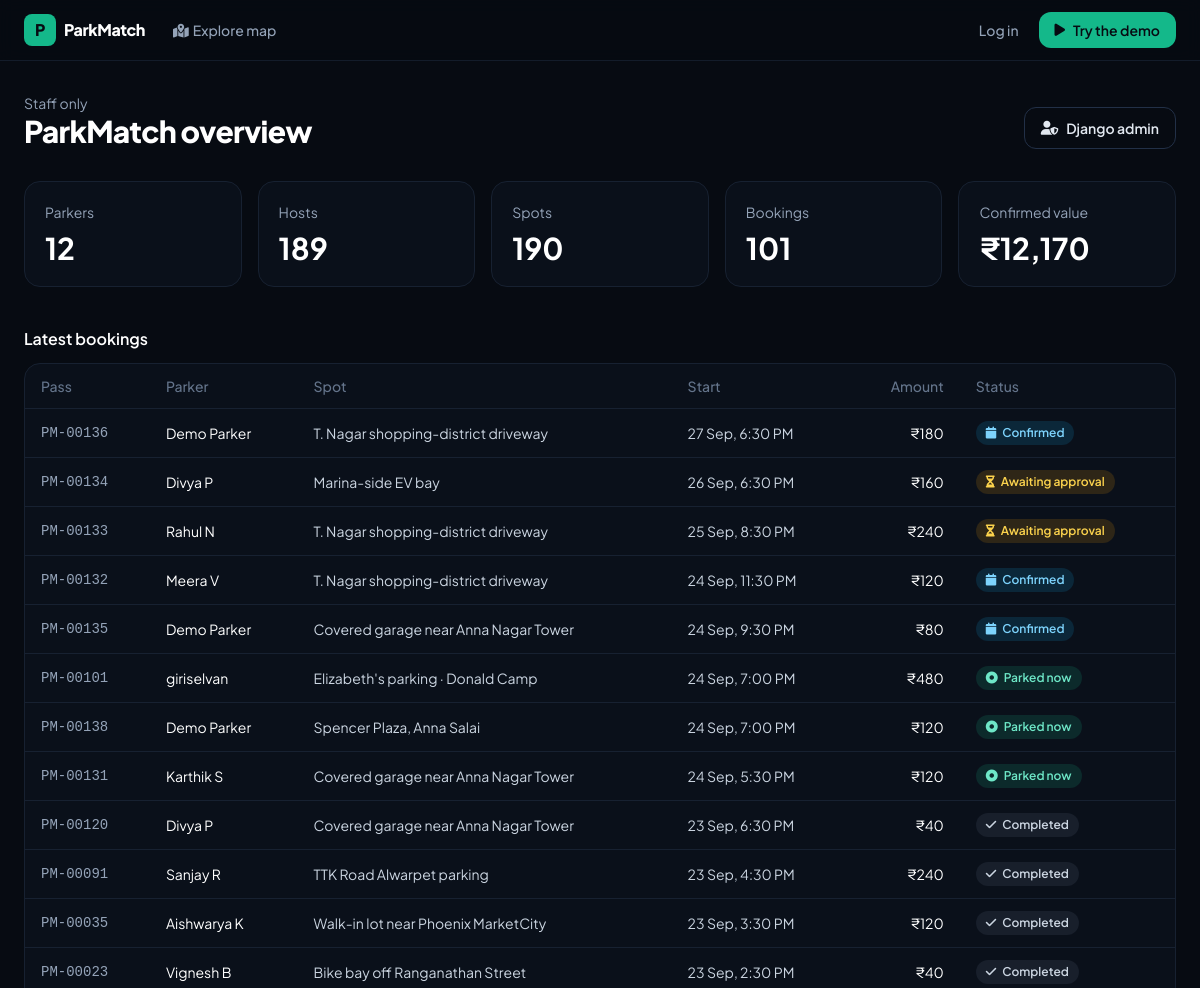
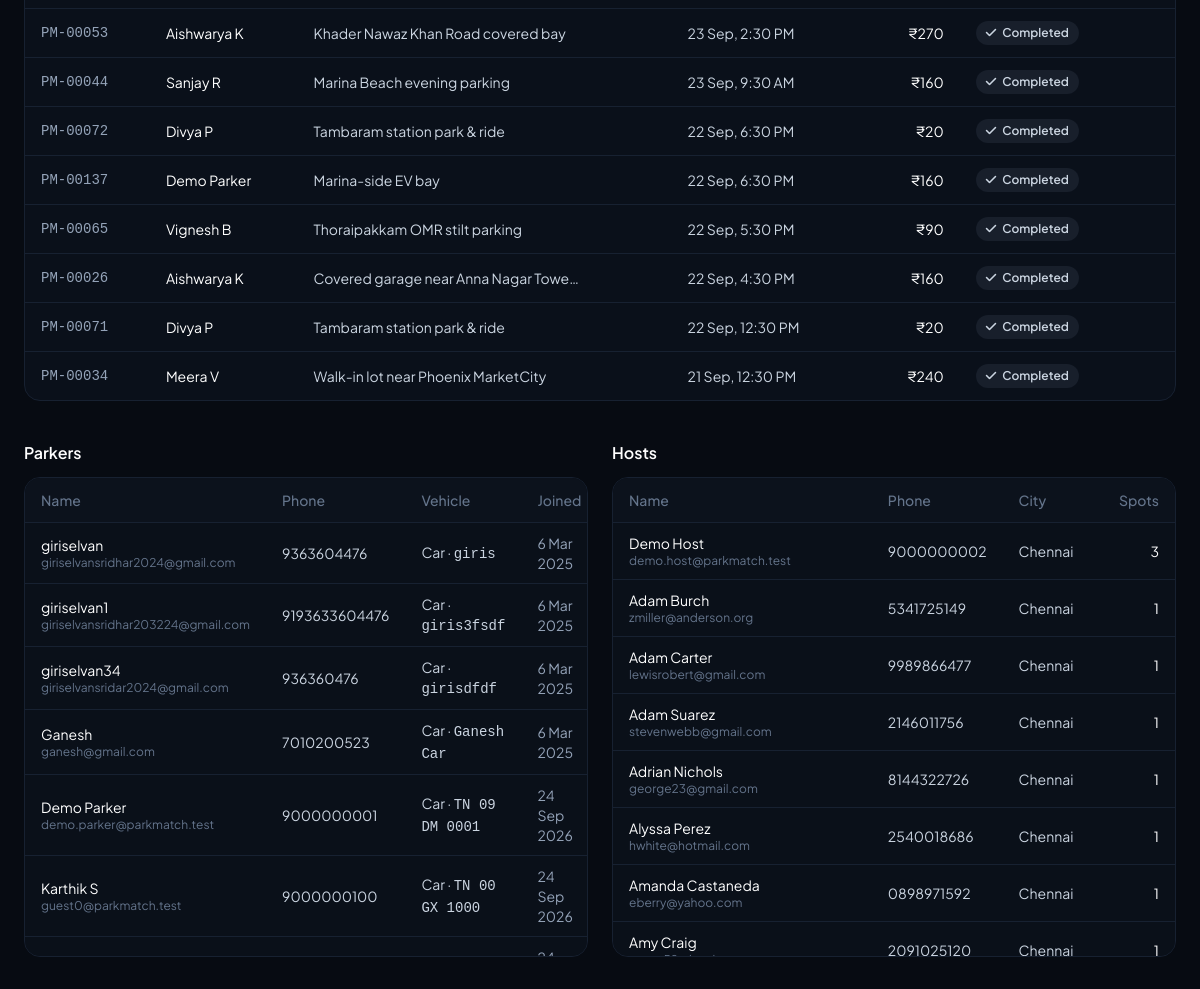
The page /overview/ (signed in) on the database its author committed (2 pictures, top to bottom).
### parker_main/models.py (models this page shows, shortened)
class Booking(models.Model):
    PENDING, CONFIRMED, REJECTED, CANCELLED = "pending", "confirmed", "rejected", "cancelled"
    STATUS_CHOICES = [
        (PENDING, "Awaiting approval"),
        (CONFIRMED, "Confirmed"),
        (REJECTED, "Declined"),
        (CANCELLED, "Cancelled"),
    ]
    parker = models.ForeignKey(Parker, on_delete=models.CASCADE, related_name="bookings")
    spot = models.ForeignKey(ParkingSpot, on_delete=models.CASCADE, related_name="bookings")
    start = models.DateTimeField()
    end = models.DateTimeField()
    vehicle_type = models.CharField(max_length=10, choices=Parker.VEHICLE_CHOICES)
    vehicle_number = models.CharField(max_length=20)
    total_price = models.DecimalField(max_digits=9, decimal_places=2)
    status = models.CharField(max_length=10, choices=STATUS_CHOICES, default=PENDING)
    created_at = models.DateTimeField(auto_now_add=True)
    class Meta:
        ordering = ["-start"]
    @property
    def code(self):
        return f"PM-{self.pk:05d}"
    @property
    def phase(self):
        if self.status != self.CONFIRMED:
            return self.status
        now = timezone.now()
        if now < self.start:
            return "upcoming"
        if now < self.end:
            return "active"
        return "completed"

class ParkingSpot(models.Model):
    landlord = models.ForeignKey(Landlord, on_delete=models.CASCADE, related_name="spots")
    title = models.CharField(max_length=120)
    description = models.TextField(blank=True)
    address = models.CharField(max_length=255)
    city = models.CharField(max_length=100, blank=True)
    latitude = models.FloatField()
    longitude = models.FloatField()
    photo = models.ImageField(upload_to="spot_photos/", null=True, blank=True)
    hourly_rate = models.DecimalField(max_digits=7, decimal_places=2, validators=[MinValueValidator(Decimal("1"))])
    capacity = models.PositiveSmallIntegerField(default=1, validators=[MinValueValidator(1), MaxValueValidator(500)])
    accepts_car = models.BooleanField(default=True)
    accepts_bike = models.BooleanField(default=True)
    is_covered = models.BooleanField("Covered", default=False)
    has_cctv = models.BooleanField("CCTV", default=False)
    has_ev_charging = models.BooleanField("EV charging", default=False)
    has_guard = models.BooleanField("Security guard", default=False)
    instant_book = models.BooleanField(default=False, help_text="Confirm bookings automatically, no approval needed.")
    is_active = models.BooleanField(default=True)
    created_at = models.DateTimeField(auto_now_add=True)
    class Meta:
        ordering = ["-created_at"]
    AMENITIES = [
        ("is_covered", "Covered", "fa-umbrella"),
        ("has_cctv", "CCTV", "fa-video"),
        ("has_ev_charging", "EV charging", "fa-charging-station"),
        ("has_guard", "Guarded", "fa-user-shield"),
    ]

### Authentication/models.py (models this page shows, shortened)
class PinMixin:
    """Stores the 4-digit PIN hashed, and upgrades any legacy plain-text PIN on login."""

class Parker(PinMixin, models.Model):
    VEHICLE_CHOICES = [('car', 'Car'), ('bike', 'Bike')]
    name = models.CharField(max_length=100)
    email = models.EmailField(unique=True)
    phone = models.CharField(max_length=15, unique=True)
    vehicle_type = models.CharField(max_length=10, choices=VEHICLE_CHOICES, default="car")
    vehicle_number = models.CharField(max_length=20, unique=True)
    pin = models.CharField(max_length=128)
    registered_at = models.DateTimeField(auto_now_add=True)

class Landlord(PinMixin, models.Model):
    name = models.CharField(max_length=255)
    email = models.EmailField(unique=True)
    phone = models.CharField(max_length=15, unique=True)
    pincode = models.CharField(max_length=10, blank=True, default="")
    address = models.TextField(blank=True, default="")
    area = models.CharField(max_length=255, blank=True, default="")
    landmark = models.CharField(max_length=255, blank=True, null=True)
    city = models.CharField(max_length=100, blank=True, default="")
    state = models.CharField(max_length=100, blank=True, default="")
    country = models.CharField(max_length=100, blank=True, default="India")
    pin = models.CharField(max_length=255)
    latitude = models.DecimalField(max_digits=12, decimal_places=10, null=True, blank=True)
    longitude = models.DecimalField(max_digits=13, decimal_places=10, null=True, blank=True)
    profile_image = models.ImageField(upload_to='landlord_images/', null=True, blank=True)
    joined_at = models.DateTimeField(auto_now_add=True, null=True)

### Authentication/views.py (the view)
# urls.py: path('overview/', views.dashboard_view, name='dashboard'),
@staff_member_required
def dashboard_view(request):
    return render(request, "dashboard.html", {
        "parkers": Parker.objects.all(),
        "landlords": Landlord.objects.annotate(spot_count=Count("spots")).order_by("-spot_count", "name"),
        "spot_count": ParkingSpot.objects.count(),
        "bookings": Booking.objects.select_related("parker", "spot")[:20],
        "booking_count": Booking.objects.count(),
        "revenue": Booking.objects.filter(status=Booking.CONFIRMED).aggregate(s=Sum("total_price"))["s"] or 0,
    })

### Authentication/auth.py (called while the page is built)
def current_user(request):
    if not hasattr(request, "_pm_user"):
        role = request.session.get("role")
        model = ROLES.get(role)
        user = model.objects.filter(pk=request.session.get("user_id")).first() if model else None
        request._pm_user = (role, user) if user else (None, None)
    return request._pm_user

def user_context(request):
    from django.conf import settings
    from .demo import is_demo
    role, user = current_user(request)
    return {
        "pm_role": role,
        "pm_user": user,
        "pm_is_demo": is_demo(user),
        "pm_demo_mode": settings.DEMO_MODE,
        "project_author": settings.PROJECT_AUTHOR,
        "project_repo_url": settings.PROJECT_REPO_URL,
    }

### Authentication/demo.py (called while the page is built)
def is_demo(user):
    return bool(user) and user.phone in DEMO_PHONES

### templates/dashboard.html (shortened to what this page needs)
{% extends "base.html" %}
{% load humanize %}
{% block content %}
<div class="mx-auto max-w-7xl px-4 py-8 sm:px-6">
  <div class="mb-8 flex flex-wrap items-end justify-between gap-4">
    <div>
      <p class="text-sm text-slate-400">Staff only</p>
      <h1 class="text-3xl font-extrabold tracking-tight text-white">ParkMatch overview</h1>
    </div>
    <a href="{% url 'admin:index' %}" class="btn-ghost"><i class="fa-solid fa-user-shield"></i> Django admin</a>
  </div>
  <div class="grid grid-cols-1 gap-4 sm:grid-cols-2 lg:grid-cols-5">
    <div class="card p-5"><p class="text-sm text-slate-400">Parkers</p><p class="mt-2 text-3xl font-bold text-white">{{ parkers|length }}</p></div>
    <div class="card p-5"><p class="text-sm text-slate-400">Hosts</p><p class="mt-2 text-3xl font-bold text-white">{{ landlords|length }}</p></div>
    <div class="card p-5"><p class="text-sm text-slate-400">Spots</p><p class="mt-2 text-3xl font-bold text-white">{{ spot_count }}</p></div>
    <div class="card p-5"><p class="text-sm text-slate-400">Bookings</p><p class="mt-2 text-3xl font-bold text-white">{{ booking_count }}</p></div>
    <div class="card p-5"><p class="text-sm text-slate-400">Confirmed value</p><p class="mt-2 text-3xl font-bold text-white">₹{{ revenue|floatformat:0|intcomma }}</p></div>
  </div>
  <h2 class="mb-3 mt-10 font-semibold text-white">Latest bookings</h2>
  <div class="card overflow-x-auto">
    <table class="w-full min-w-[640px] text-left text-sm">
      <thead class="border-b border-ink-800 text-slate-500"><tr><th class="px-4 py-3 font-medium">Pass</th><th class="px-4 py-3 font-medium">Parker</th><th class="px-4 py-3 font-medium">Spot</th><th class="px-4 py-3 font-medium">Start</th><th class="px-4 py-3 text-right font-medium">Amount</th><th class="px-4 py-3 font-medium">Status</th></tr></thead>
      <tbody class="divide-y divide-ink-800">
        {% for b in bookings %}
        <tr><td class="px-4 py-3 font-mono text-slate-400">{{ b.code }}</td><td class="px-4 py-3 text-white">{{ b.parker.name }}</td><td class="px-4 py-3 text-slate-300">{{ b.spot.title|truncatechars:36 }}</td><td class="px-4 py-3 text-slate-300">{{ b.start|date:"j M, g:i A" }}</td><td class="px-4 py-3 text-right text-white">₹{{ b.total_price|floatformat:0 }}</td><td class="px-4 py-3">{% include "partials/status_badge.html" with booking=b %}</td></tr>
        {% empty %}<tr><td colspan="6" class="px-4 py-8 text-center text-slate-500">No bookings yet.</td></tr>{% endfor %}
      </tbody>
    </table>
  </div>
  <div class="mt-10 grid grid-cols-1 gap-6 lg:grid-cols-2">
    <div>
      <h2 class="mb-3 font-semibold text-white">Parkers</h2>
      <div class="card max-h-[480px] overflow-auto">
        <table class="w-full text-left text-sm">
          <thead class="sticky top-0 border-b border-ink-800 bg-ink-900 text-slate-500"><tr><th class="px-4 py-3 font-medium">Name</th><th class="px-4 py-3 font-medium">Phone</th><th class="px-4 py-3 font-medium">Vehicle</th><th class="px-4 py-3 font-medium">Joined</th></tr></thead>
          <tbody class="divide-y divide-ink-800">{% for p in parkers %}<tr><td class="px-4 py-2.5 text-white">{{ p.name }}<p class="text-xs text-slate-500">{{ p.email }}</p></td><td class="px-4 py-2.5 text-slate-300">{{ p.phone }}</td><td class="px-4 py-2.5 text-slate-300">{{ p.get_vehicle_type_display }} · <span class="font-mono">{{ p.vehicle_number }}</span></td><td class="px-4 py-2.5 text-slate-400">{{ p.registered_at|date:"j M Y" }}</td></tr>{% empty %}<tr><td colspan="4" class="px-4 py-8 text-center text-slate-500">No parkers yet.</td></tr>{% endfor %}</tbody>
        </table>
      </div>
    </div>
    <div>
      <h2 class="mb-3 font-semibold text-white">Hosts</h2>
      <div class="card max-h-[480px] overflow-auto">
        <table class="w-full text-left text-sm">
          <thead class="sticky top-0 border-b border-ink-800 bg-ink-900 text-slate-500"><tr><th class="px-4 py-3 font-medium">Name</th><th class="px-4 py-3 font-medium">Phone</th><th class="px-4 py-3 font-medium">City</th><th class="px-4 py-3 text-right font-medium">Spots</th></tr></thead>
          <tbody class="divide-y divide-ink-800">{% for l in landlords %}<tr><td class="px-4 py-2.5 text-white">{{ l.name }}<p class="text-xs text-slate-500">{{ l.email }}</p></td><td class="px-4 py-2.5 text-slate-300">{{ l.phone }}</td><td class="px-4 py-2.5 text-slate-300">{{ l.city }}</td><td class="px-4 py-2.5 text-right text-white">{{ l.spot_count }}</td></tr>{% empty %}<tr><td colspan="4" class="px-4 py-8 text-center text-slate-500">No hosts yet.</td></tr>{% endfor %}</tbody>
        </table>
      </div>
    </div>
  </div>
</div>
{% endblock %}

### templates/partials/status_badge.html
{% with p=booking.phase %}
<span class="inline-flex items-center gap-1.5 rounded-full px-2.5 py-1 text-xs font-semibold
  {% if p == 'active' %}bg-brand-500/15 text-brand-300{% elif p == 'upcoming' %}bg-sky-500/15 text-sky-300{% elif p == 'pending' %}bg-amber-500/15 text-amber-300{% elif p == 'completed' %}bg-slate-500/15 text-slate-300{% else %}bg-rose-500/10 text-rose-300{% endif %}">
  <i class="fa-solid {% if p == 'active' %}fa-circle-dot{% elif p == 'upcoming' %}fa-calendar{% elif p == 'pending' %}fa-hourglass-half{% elif p == 'completed' %}fa-check{% else %}fa-ban{% endif %}"></i>
  {% if p == 'active' %}Parked now{% elif p == 'upcoming' %}Confirmed{% elif p == 'completed' %}Completed{% else %}{{ booking.get_status_display }}{% endif %}
</span>
{% endwith %}

### rows shown on the page
Booking: code "PM-00136", parker.name "Demo Parker", spot "T. Nagar shopping-district driveway", start "27 Sep, 6:30 PM", total_price "180", shows "Confirmed"
Booking: code "PM-00134", parker.name "Divya P", spot "Marina-side EV bay", start "26 Sep, 6:30 PM", total_price "160", status "Awaiting approval"
Booking: code "PM-00133", parker.name "Rahul N", spot "T. Nagar shopping-district driveway", start "25 Sep, 8:30 PM", total_price "240", status "Awaiting approval"
Booking: code "PM-00132", parker.name "Meera V", spot "T. Nagar shopping-district driveway", start "24 Sep, 11:30 PM", total_price "120", shows "Confirmed"
Booking: code "PM-00135", parker.name "Demo Parker", spot "Covered garage near Anna Nagar Tower", start "24 Sep, 9:30 PM", total_price "80", shows "Confirmed"
Booking: code "PM-00101", parker.name "giriselvan", spot "Elizabeth's parking · Donald Camp", start "24 Sep, 7:00 PM", total_price "480", shows "Parked now"
Booking: code "PM-00138", parker.name "Demo Parker", spot "Spencer Plaza, Anna Salai", start "24 Sep, 7:00 PM", total_price "120", shows "Parked now"
Booking: code "PM-00131", parker.name "Karthik S", spot "Covered garage near Anna Nagar Tower", start "24 Sep, 5:30 PM", total_price "120", shows "Parked now"
Booking: code "PM-00120", parker.name "Divya P", spot "Covered garage near Anna Nagar Tower", start "23 Sep, 6:30 PM", total_price "40", shows "Completed"
Booking: code "PM-00091", parker.name "Sanjay R", spot "TTK Road Alwarpet parking", start "23 Sep, 4:30 PM", total_price "240", shows "Completed"
Booking: code "PM-00035", parker.name "Aishwarya K", spot "Walk-in lot near Phoenix MarketCity", start "23 Sep, 3:30 PM", total_price "120", shows "Completed"
Booking: code "PM-00023", parker.name "Vignesh B", spot "Bike bay off Ranganathan Street", start "23 Sep, 2:30 PM", total_price "40", shows "Completed"
Booking: code "PM-00053", parker.name "Aishwarya K", spot "Khader Nawaz Khan Road covered bay", start "23 Sep, 2:30 PM", total_price "270", shows "Completed"
Booking: code "PM-00044", parker.name "Sanjay R", spot "Marina Beach evening parking", start "23 Sep, 9:30 AM", total_price "160", shows "Completed"
Booking: code "PM-00072", parker.name "Divya P", spot "Tambaram station park & ride", start "22 Sep, 6:30 PM", total_price "20", shows "Completed"
Booking: code "PM-00137", parker.name "Demo Parker", spot "Marina-side EV bay", start "22 Sep, 6:30 PM", total_price "160", shows "Completed"
Booking: code "PM-00065", parker.name "Vignesh B", spot "Thoraipakkam OMR stilt parking", start "22 Sep, 5:30 PM", total_price "90", shows "Completed"
Booking: code "PM-00026", parker.name "Aishwarya K", spot "Covered garage near Anna Nagar Towe…", start "22 Sep, 4:30 PM", total_price "160", shows "Completed"
Booking: code "PM-00071", parker.name "Divya P", spot "Tambaram station park & ride", start "22 Sep, 12:30 PM", total_price "20", shows "Completed"
Booking: code "PM-00034", parker.name "Meera V", spot "Walk-in lot near Phoenix MarketCity", start "21 Sep, 12:30 PM", total_price "240", shows "Completed"
Parker: name "giriselvan", email "giriselvansridhar2024@gmail.com", phone "9363604476", vehicle_type "Car", vehicle_number "giris", registered_at "6 Mar 2025"
Parker: name "giriselvan1", email "giriselvansridhar203224@gmail.com", phone "9193633604476", vehicle_type "Car", vehicle_number "giris3fsdf", registered_at "6 Mar 2025"
Parker: name "giriselvan34", email "giriselvansridar2024@gmail.com", phone "936360476", vehicle_type "Car", vehicle_number "girisdfdf", registered_at "6 Mar 2025"
Parker: name "Ganesh", email "ganesh@gmail.com", phone "7010200523", vehicle_type "Car", vehicle_number "Ganesh Car", registered_at "6 Mar 2025"
Parker: name "Demo Parker", email "demo.parker@parkmatch.test", phone "9000000001", vehicle_type "Car", vehicle_number "TN 09 DM 0001", registered_at "24 Sep 2026"
Parker: name "Karthik S", email "guest0@parkmatch.test", phone "9000000100", vehicle_type "Car", vehicle_number "TN 00 GX 1000", registered_at "24 Sep 2026"
Landlord: name "Demo Host", email "demo.host@parkmatch.test", phone "9000000002", city "Chennai", spot_count "3"
Landlord: name "Adam Burch", email "zmiller@anderson.org", phone "5341725149", city "Chennai", spot_count "1"
Landlord: name "Adam Carter", email "lewisrobert@gmail.com", phone "9989866477", city "Chennai", spot_count "1"
Landlord: name "Adam Suarez", email "stevenwebb@gmail.com", phone "2146011756", city "Chennai", spot_count "1"
Landlord: name "Adrian Nichols", email "george23@gmail.com", phone "8144322726", city "Chennai", spot_count "1"
Landlord: name "Alyssa Perez", email "hwhite@hotmail.com", phone "2540018686", city "Chennai", spot_count "1"
Landlord: name "Amanda Castaneda", email "eberry@yahoo.com", phone "0898971592", city "Chennai", spot_count "1"
Landlord: name "Amy Craig", phone "2091025120", city "Chennai", spot_count "1"

### other values the page prints
{{ parkers|length }} "12"
{{ landlords|length }} "189"
{{ spot_count }} "190"
{{ booking_count }} "101"
{{ revenue|floatformat:0|intcomma }} "12,170"
